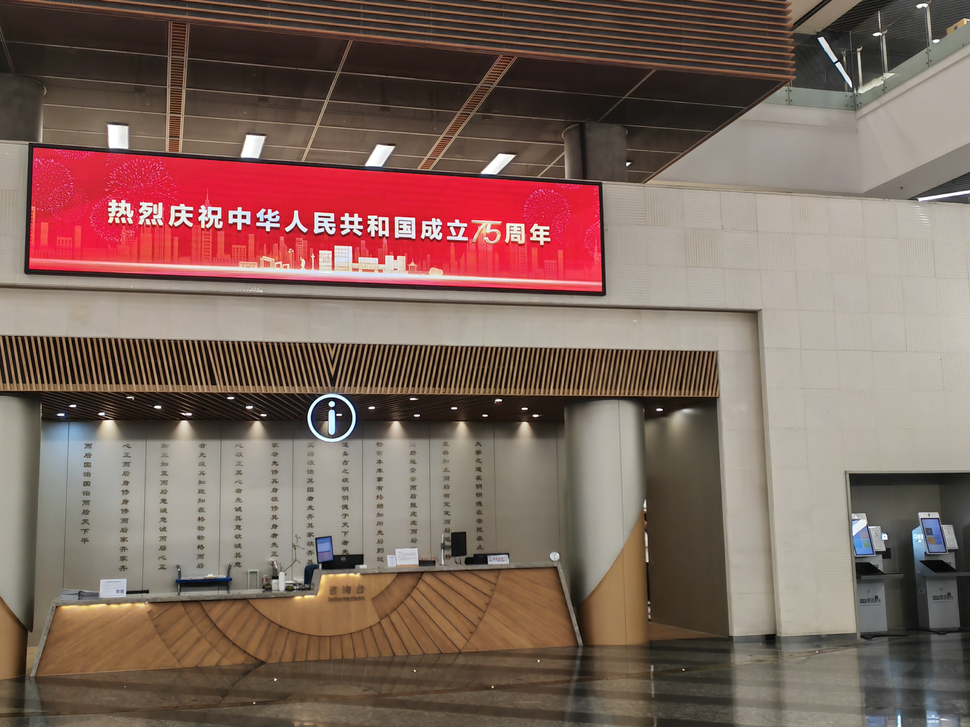
#> input picture Assignment1/CV_2253744_林觉凯_Assignment1/Problem5/image/input/right.png, 970 x 727 px, shrunk from 4096 x 3072 before the run
$ python Problem5.py
#> lines starting #> are read from the running program, lines starting #| are printed output that depends on the picture
import os
import cv2
import numpy as np
import matplotlib.pyplot as plt

# 使用SIFT检测关键点并计算描述符
def detectKeypointsAndDescriptors(img):
    # 先将图像转换为灰度
    gray = cv2.cvtColor(img, cv2.COLOR_BGR2GRAY)

    # 调库使用SIFT算法检测关键点和计算描述符
    sift = cv2.SIFT_create()

    # 检测关键点并计算描述符，detectAndCompute 函数中自带 DoG
    keypoints, descriptors = sift.detectAndCompute(gray, None)

    return keypoints, descriptors

# 使用FLANN匹配器进行关键点匹配，并应用Lowe's Ratio Test筛选出好的匹配点
def matchKeypoints(des1, des2, kp1, kp2):
    # FLANN 匹配器参数
    FLANN_INDEX_KDTREE = 1
    indexParams = dict(algorithm=FLANN_INDEX_KDTREE, trees=5)
    searchParams = dict(checks=50)

    # 创建 FLANN 匹配器
    flann = cv2.FlannBasedMatcher(indexParams, searchParams)

    # 执行 KNN 匹配
    matches = flann.knnMatch(des1, des2, k=2)

    # 使用Lowe's Ratio Test筛选匹配点
    goodMatches = []
    for m, n in matches:
        if m.distance < 0.7 * n.distance:
            goodMatches.append(m)

    return goodMatches

# 使用匹配的关键点对两幅图像进行拼接
def stitchImages(img1, img2, kp1, kp2, goodMatches):
    # 提取匹配点的坐标
    points1 = np.float32([kp1[m.queryIdx].pt for m in goodMatches]).reshape(-1, 1, 2)
    points2 = np.float32([kp2[m.trainIdx].pt for m in goodMatches]).reshape(-1, 1, 2)

    # 检查匹配点数量是否足够
    if len(points1) < 4 or len(points2) < 4:
        raise ValueError("Not enough good matches after filtering.")

    # 调库使用RANSAC算法计算单应矩阵
    H, mask = cv2.findHomography(points1, points2, cv2.RANSAC, 5.0)

    h, w, _ = img2.shape
    # 将第一张图像变换到第二张图像的视角
    panorama = cv2.warpPerspective(img1, H, (w*2, h))
    panorama[0:h, 0:w] = img2

    return panorama

# 使用SIFT和FLANN匹配器从两幅图像创建全景图
def createPanorama(imagePath1, imagePath2):
#> called with imagePath1 = 'image/input/right.png', imagePath2 = 'image/input/left.png'
    img1 = cv2.imread(imagePath1)
#> img1 is the input picture: shape (727, 970, 3); mean B, G, R 94.1, 103.3, 127.7
    img2 = cv2.imread(imagePath2)
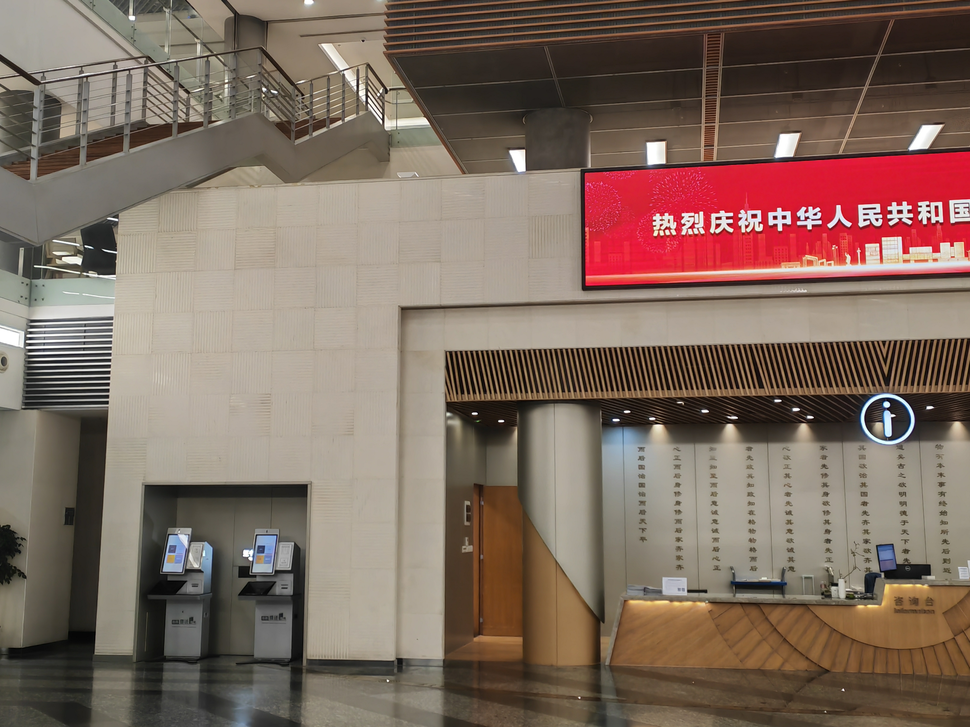
#> input picture Assignment1/CV_2253744_林觉凯_Assignment1/Problem5/image/input/left.png, 970 x 727 px, shrunk from 4096 x 3072 before the run
#> img2 is the input picture: shape (727, 970, 3); mean B, G, R 95.7, 107.4, 127.4

    # 检测两幅图像中的关键点和描述符
    kp1, des1 = detectKeypointsAndDescriptors(img1)
#> in detectKeypointsAndDescriptors, `keypoints, descriptors = sift.detectAndCompute(gray, None)`: keypoints = 2288 keypoints; strongest (x, y, size): (332, 404, 3.6), (427, 231, 1.9), (535, 416, 2.4), (331, 228, 2)
#> kp1 has the same summary as keypoints in detectKeypointsAndDescriptors
    kp2, des2 = detectKeypointsAndDescriptors(img2)
#> in detectKeypointsAndDescriptors (call 2), `gray = cv2.cvtColor(img, cv2.COLOR_BGR2GRAY)`:
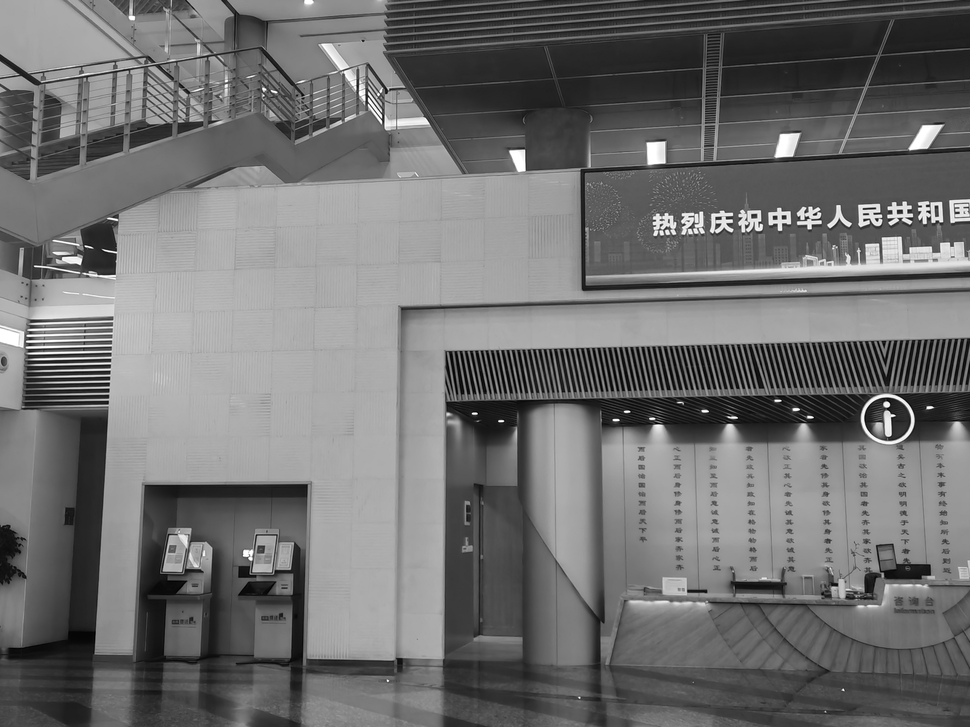
#> gray: shape (727, 970); min 0, max 255, mean 112.1
#> in detectKeypointsAndDescriptors (call 2), `keypoints, descriptors = sift.detectAndCompute(gray, None)`: keypoints = 2253 keypoints; strongest (x, y, size): (886, 404, 3.9), (784, 217, 3), (929, 407, 2.9), (775, 217, 3)
#> kp2 has the same summary as keypoints in detectKeypointsAndDescriptors

     # 匹配两幅图像之间的关键点
    goodMatches = matchKeypoints(des1, des2, kp1, kp2)
#> in matchKeypoints, `matches = flann.knnMatch(des1, des2, k=2)`: matches = 2288 matches
#> after the loop in matchKeypoints, `for m, n in matches:`: goodMatches = 527 matches
#> goodMatches = 527 matches

    # 使用匹配的关键点拼接图像
    panorama = stitchImages(img1, img2, kp1, kp2, goodMatches)
#> in stitchImages, `points1 = np.float32([kp1[m.queryIdx].pt for m in goodMatches]).reshap..`: points1 = 527 rows, first 8: [8.54, 389.3], [18.59, 701.5], [20.62, 714.2], [24.39, 627.1], [27.96, 665.5], [28.04, 270.4], [28.04, 270.4], [28.78, 397.9]
#> in stitchImages, `points2 = np.float32([kp2[m.trainIdx].pt for m in goodMatches]).reshap..`: points2 = 527 rows, first 8: [573, 397.4], [596, 687.1], [597.9, 699.1], [597.6, 617.4], [602.1, 654.4], [585.1, 287.5], [585.1, 287.5], [589.1, 404.4]
#> in stitchImages, `H, mask = cv2.findHomography(points1, points2, cv2.RANSAC, 5.0)`: H = [[0.611, 0.0311, 550], [-0.18, 0.905, 43.38], [-0.000396, -1.29e-05, 1]]; mask = 527 values, max 1 at index 0, min 0 at index 8, mean 0.865
#> in stitchImages, `panorama[0:h, 0:w] = img2`:
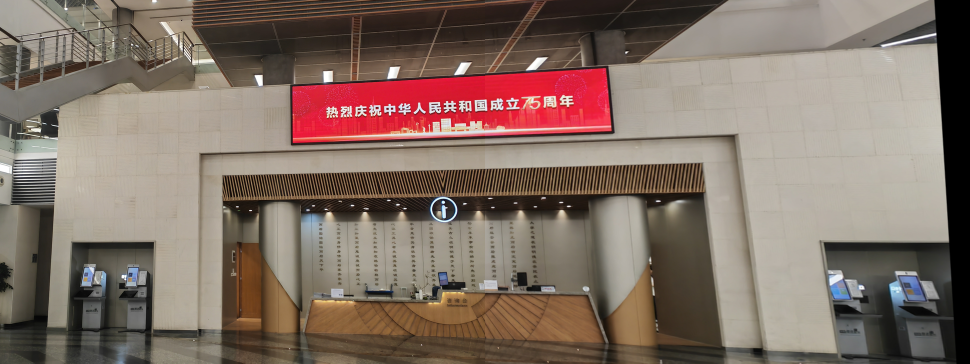
#> panorama: shape (727, 1940, 3) (shown at 1/2 size); mean B, G, R 101.5, 111.9, 129.6

    return img1, img2, kp1, kp2, goodMatches, panorama

# 使用matplotlib显示图像，并且将图像保存到指定路径
def displayImage(image, title="Image", savePath=None):
    plt.figure(figsize=(10, 5))
    plt.title(title)
    plt.imshow(cv2.cvtColor(image, cv2.COLOR_BGR2RGB))
    plt.axis('off')
    plt.tight_layout()

    if savePath:
        cv2.imwrite(savePath, image)
    plt.show()

# 绘制并显示图像中未经Lowe's Ratio Test筛选的关键点
def drawKeypoints(image, keypoints, title, keypointSize=15, keypointThickness=3, savePath=None):
    # 使用 cv2.drawKeypoints 进行关键点绘制
    imgWithKp = cv2.drawKeypoints(image, keypoints, None, flags=cv2.DRAW_MATCHES_FLAGS_DRAW_RICH_KEYPOINTS)

    for kp in keypoints:
        center = tuple(map(int, kp.pt))
        radius = int(kp.size / 2)

        # 一些参数的设置
        color = np.random.randint(0, 255, size=3).tolist()
        cv2.circle(imgWithKp, center, radius, color, keypointThickness)

    displayImage(imgWithKp, title, savePath)

# 绘制并显示图像中经过Lowe's Ratio Test筛选的关键点
def drawFilteredKeypoints(img, keypoints, goodMatches, title, keypointSize=15, keypointThickness=3, savePath=None):
    # 根据goodMatches筛选出过滤后的关键点，并检查索引是否越界
    filteredKeypoints = []
    for m in goodMatches:
        if m.queryIdx < len(keypoints):
            filteredKeypoints.append(keypoints[m.queryIdx])

    # 使用 cv2.drawKeypoints 绘制过滤后的关键点
    imgWithKp = cv2.drawKeypoints(img, filteredKeypoints, None, flags=cv2.DRAW_MATCHES_FLAGS_DRAW_RICH_KEYPOINTS)

    for kp in filteredKeypoints:
        center = tuple(map(int, kp.pt))
        radius = int(kp.size / 2)

        # 一些参数的设置
        color = np.random.randint(0, 255, size=3).tolist()
        cv2.circle(imgWithKp, center, radius, color, keypointThickness)

    displayImage(imgWithKp, title, savePath)

# 绘制两幅图像之间的匹配点
def drawMatches(img1, img2, kp1, kp2, goodMatches, lineThickness=6, savePath=None):
    # 创建一张空白图像用于显示匹配结果
    imgMatches = cv2.drawMatches(img1, kp1, img2, kp2, goodMatches, None, flags=cv2.DrawMatchesFlags_NOT_DRAW_SINGLE_POINTS)

    h1, w1 = img1.shape[:2]
    h2, w2 = img2.shape[:2]

    # 画出匹配线条
    for match in goodMatches:
        # 获取匹配的关键点
        pt1 = np.int32(kp1[match.queryIdx].pt)
        pt2 = np.int32(kp2[match.trainIdx].pt)

        # 一些参数的设置
        color = np.random.randint(0, 255, size=3).tolist()
        cv2.line(imgMatches, pt1, (pt2[0] + w1, pt2[1]), color, lineThickness)

    displayImage(imgMatches, "Keypoint Matches", savePath)

# 输入图片的路径
imgPath1 = "image/input/right.png"
imgPath2 = "image/input/left.png"

# 通过拼接两幅图像生成全景图
img1, img2, kp1, kp2, goodMatches, panorama = createPanorama(imgPath1, imgPath2)
#> kp1 = 2288 keypoints; strongest (x, y, size): (332, 404, 3.6), (427, 231, 1.9), (535, 416, 2.4), (331, 228, 2); kp2 has the same summary as keypoints in detectKeypointsAndDescriptors; goodMatches = 527 matches

os.makedirs('image', exist_ok=True)

# 保存并显示左图和右图中未经Lowe's Ratio Test筛选的的关键点
drawKeypoints(img1, kp1, "Keypoints in Right Image before Lowe's Ratio Test", keypointSize=40, keypointThickness=6, savePath='image/output/originKeypointsRight.png')
#> the loop in drawKeypoints, `for kp in keypoints:` made 2288 passes
#> (kp, center, radius, color) on passes 1 to 3: (keypoint at (3.4, 337.1), size 2.7, (3, 337), 1, [172, 47, 117]), (keypoint at (3.4, 337.1), size 2.7, (3, 337), 1, [192, 67, 251]), (keypoint at (4, 381.4), size 2.8, (3, 381), 1, [195, 103, 9])
#> after the loop in drawKeypoints, `for kp in keypoints:`: imgWithKp: shape (727, 970, 3); mean B, G, R 100.6, 108.4, 128.1
drawKeypoints(img2, kp2, "Keypoints in Left Image before Lowe's Ratio Test", keypointSize=40, keypointThickness=6, savePath='image/output/originKeypointsLeft.png')
#> call 2 of drawKeypoints, with keypointSize = 40, keypointThickness = 6, savePath = 'image/output/originKeypointsLeft.png'
#> the loop in drawKeypoints (call 2), `for kp in keypoints:` made 2253 passes
#> (kp, center, radius, color) on passes 1 to 3: (keypoint at (3.7, 157.5), size 3.1, (3, 157), 1, [206, 116, 185]), (keypoint at (4.1, 369.6), size 2.5, (4, 369), 1, [146, 169, 6]), (keypoint at (8.9, 526), size 2, (8, 525), 0, [228, 171, 241])
#> after the loop in drawKeypoints (call 2), `for kp in keypoints:`:
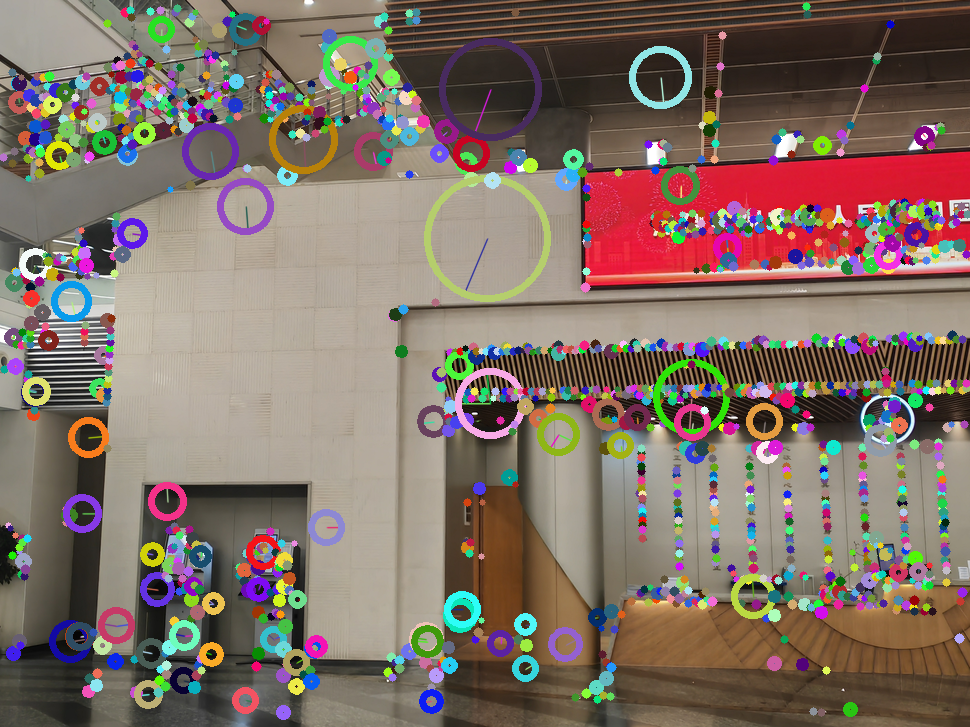
#> imgWithKp: shape (727, 970, 3); mean B, G, R 102.2, 111.8, 128.8

# 保存并显示左图和右图中经过Lowe's Ratio Test筛选的的关键点
drawFilteredKeypoints(img1, kp1, goodMatches, "Keypoints in Right Image after Lowe's Ratio Test", keypointSize=40, keypointThickness=6, savePath='image/output/filteredKeypointsRight.png')
#> after the loop in drawFilteredKeypoints, `for m in goodMatches:`: filteredKeypoints = 527 keypoints; strongest (x, y, size): (331, 228, 2), (244, 217, 3), (235, 216, 3), (320, 227, 2)
#> the loop in drawFilteredKeypoints, `for kp in filteredKeypoints:` made 527 passes
#> (kp, center, radius, color) on passes 1 to 3: (keypoint at (8.5, 389.3), size 1.9, (8, 389), 0, [147, 116, 175]), (keypoint at (18.6, 701.5), size 10.5, (18, 701), 5, [178, 226, 251]), (keypoint at (20.6, 714.2), size 4.4, (20, 714), 2, [73, 43, 18])
#> after the loop in drawFilteredKeypoints, `for kp in filteredKeypoints:`:
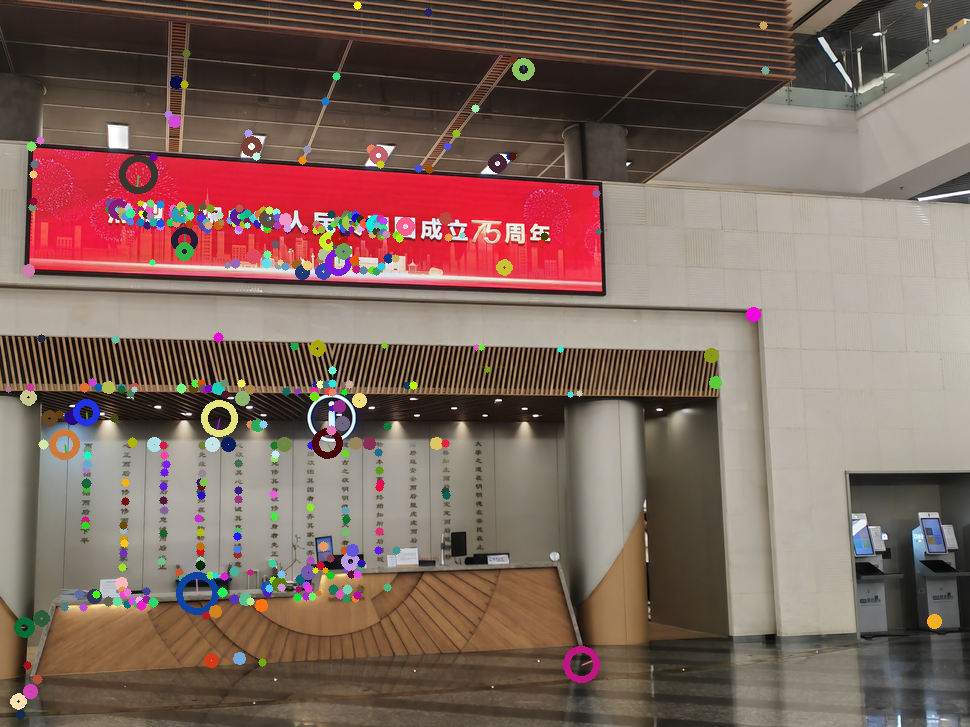
#> imgWithKp: shape (727, 970, 3); mean B, G, R 94.6, 103.8, 127.1
drawFilteredKeypoints(img2, kp2, goodMatches, "Keypoints in Left Image after Lowe's Ratio Test", keypointSize=40, keypointThickness=6, savePath='image/output/filteredKeypointsLeft.png')
#> call 2 of drawFilteredKeypoints, with keypointSize = 40, keypointThickness = 6, savePath = 'image/output/filteredKeypointsLeft.png'
#> after the loop in drawFilteredKeypoints (call 2), `for m in goodMatches:`: filteredKeypoints = 526 keypoints; strongest (x, y, size): (775, 217, 3), (718, 218, 2.9), (78, 260, 5.8), (381, 121, 1.9)
#> the loop in drawFilteredKeypoints (call 2), `for kp in filteredKeypoints:` made 526 passes
#> (kp, center, radius, color) on passes 1 to 3: (keypoint at (10.9, 528.1), size 1.9, (10, 528), 0, [25, 239, 170]), (keypoint at (14.4, 151.4), size 2.4, (14, 151), 1, [183, 181, 187]), (keypoint at (14.4, 151.4), size 2.4, (14, 151), 1, [40, 49, 77])
#> after the loop in drawFilteredKeypoints (call 2), `for kp in filteredKeypoints:`:
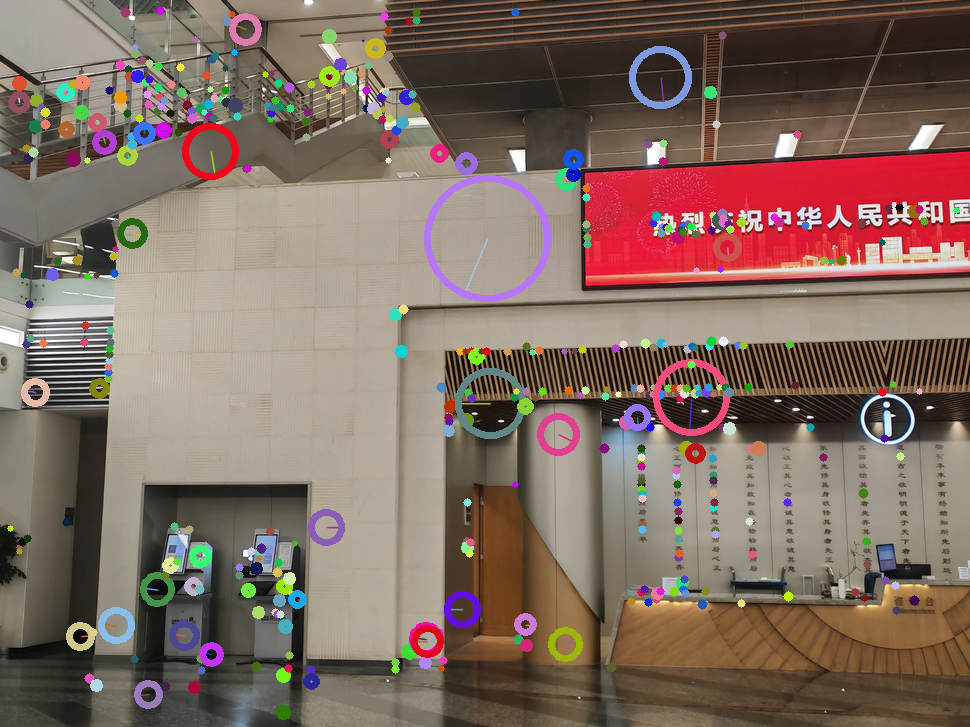
#> imgWithKp: shape (727, 970, 3); mean B, G, R 98.4, 108.7, 129.1

# 保存并显示左图和右图之间的关键点匹配
drawMatches(img1, img2, kp1, kp2, goodMatches, lineThickness=5, savePath='image/output/keypointMatches.png')
#> after the loop in drawMatches, `for match in goodMatches:`:
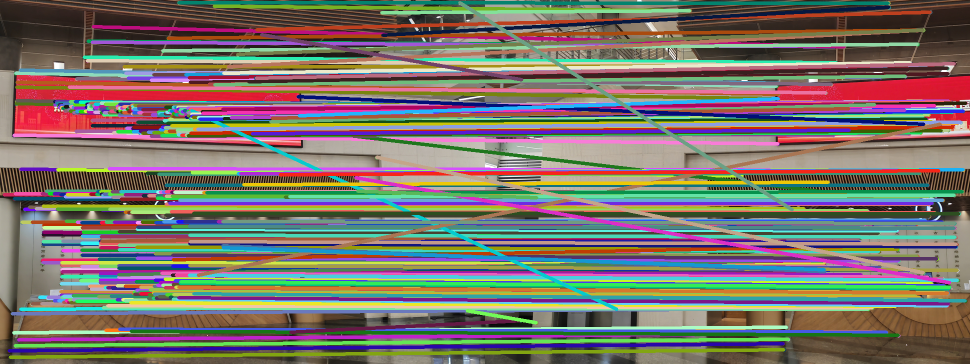
#> imgMatches: shape (727, 1940, 3) (shown at 1/2 size); mean B, G, R 106.7, 115.7, 122.7

# 保存并显示拼接结果的全景图
displayImage(panorama, "Panorama", savePath='image/output/panoramaResult.png')
